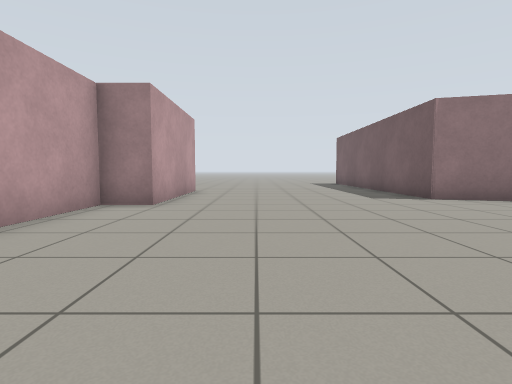
View 1 (above)

24 first-person views from a walk through a robot-simulator world made for Gazebo. The camera is 0.72 m above the floor, tilts 4° down and sees 80° across. The floor is counted in squares, 1 m on a side. Each view is taken from the middle of a square. On the plan, view 1 faces up. The plan holds only what a view shows up to about 10 squares ahead; the rest is blank. The place goes on beyond the plan.

View 2
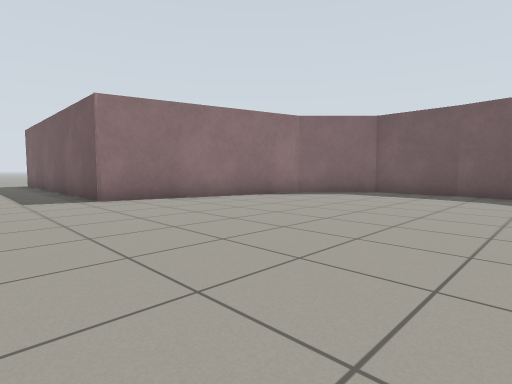

View 3
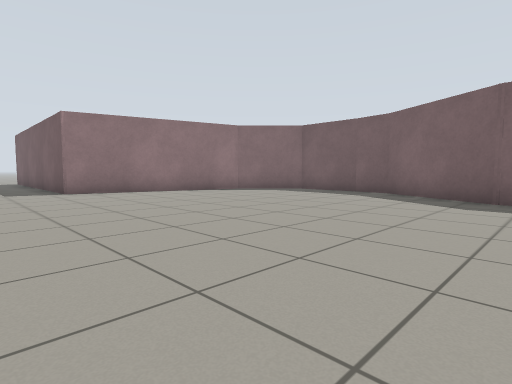

View 4
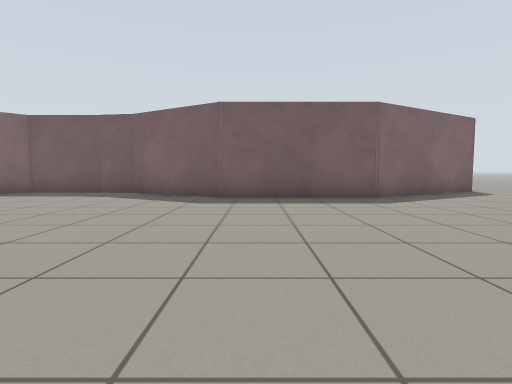

View 5
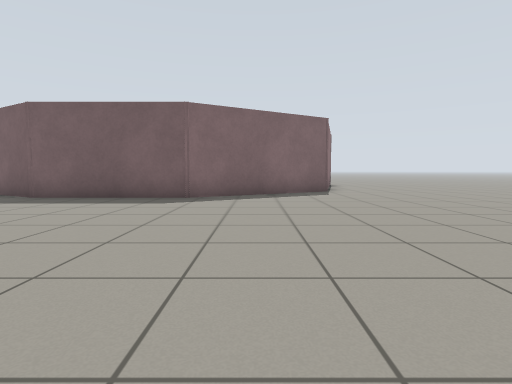

View 6
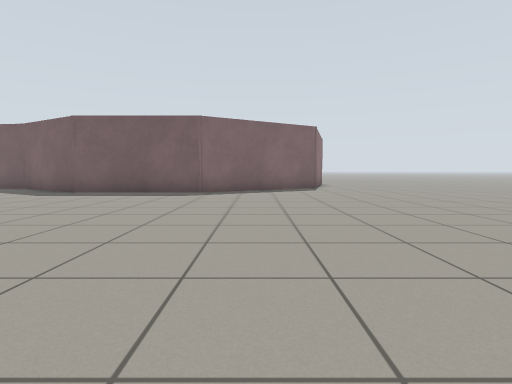

View 7
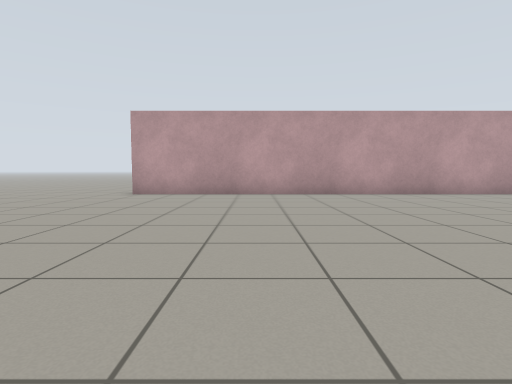

View 8
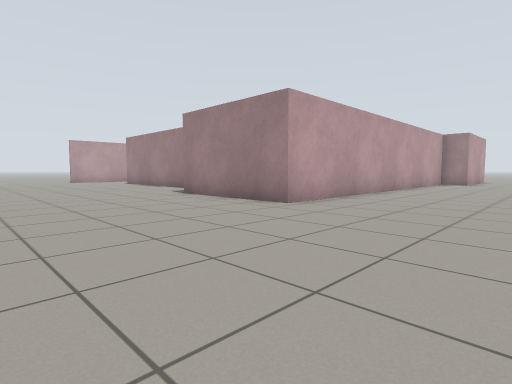

View 9
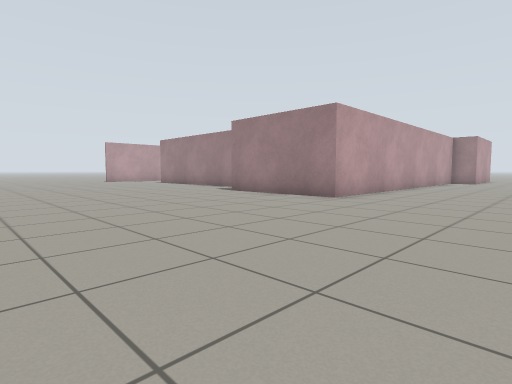

View 10
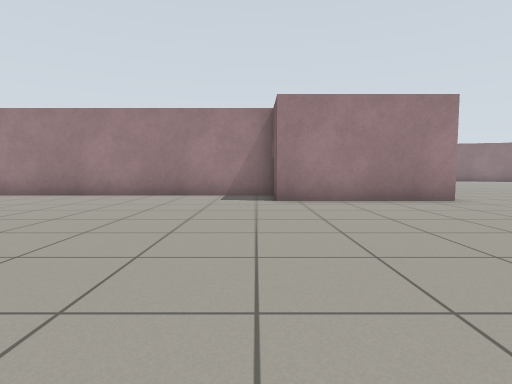

View 11
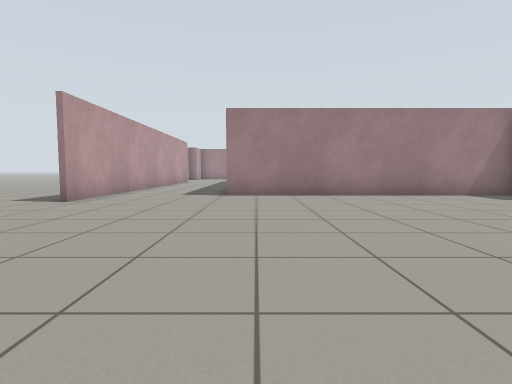

View 12
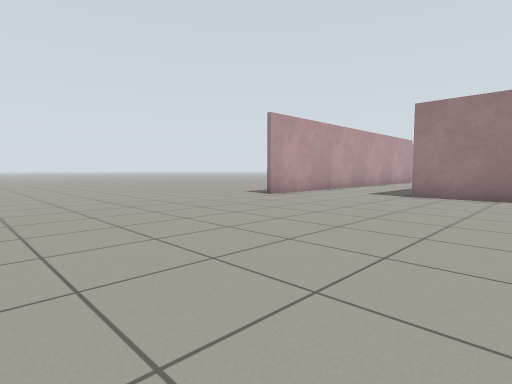

View 13
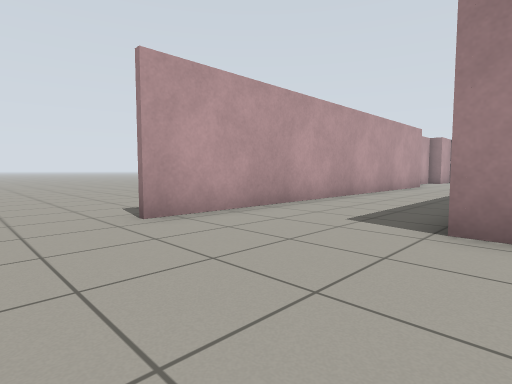

View 14
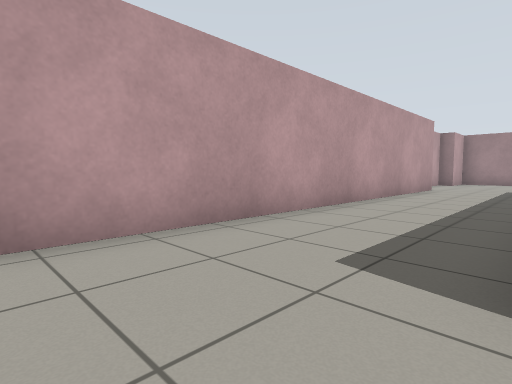

View 15
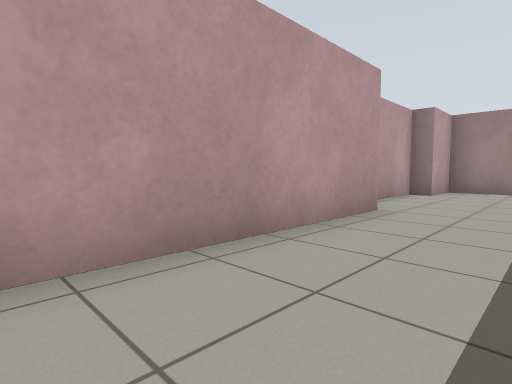

View 16
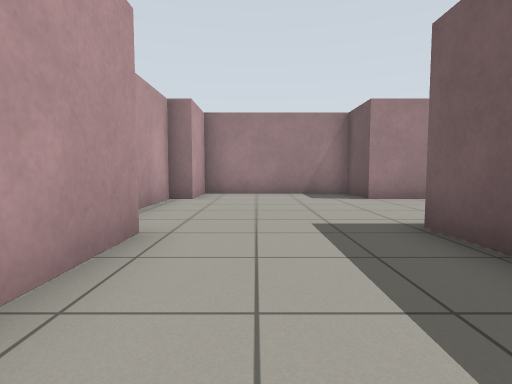

View 17
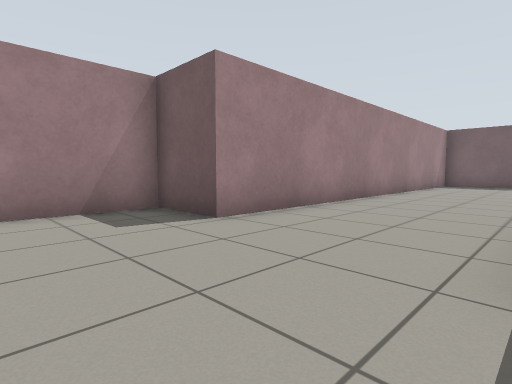

View 18
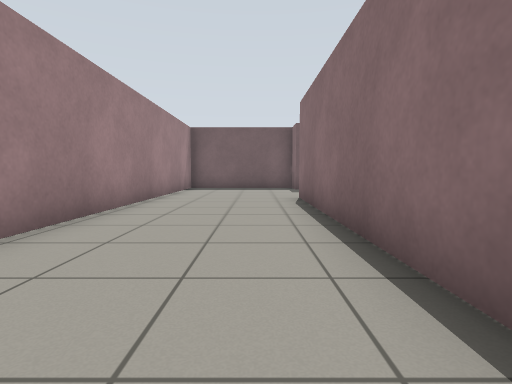

View 19
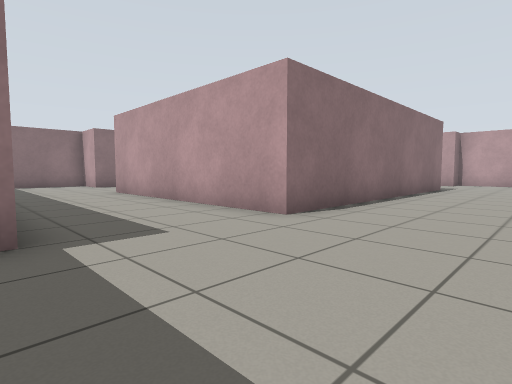

View 20
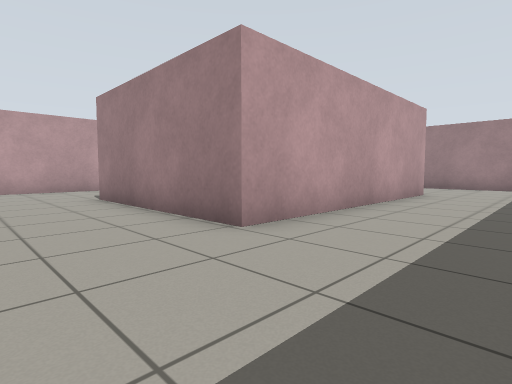

View 21
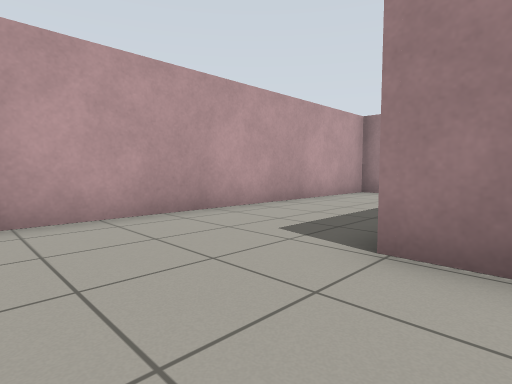

View 22
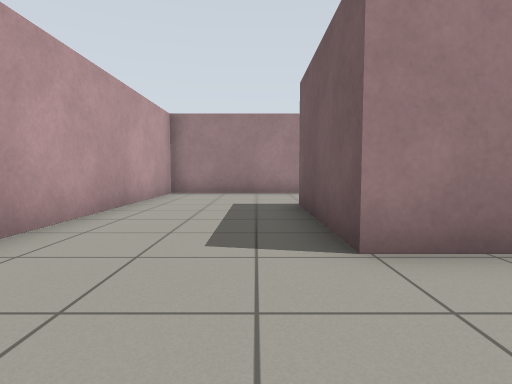

View 23
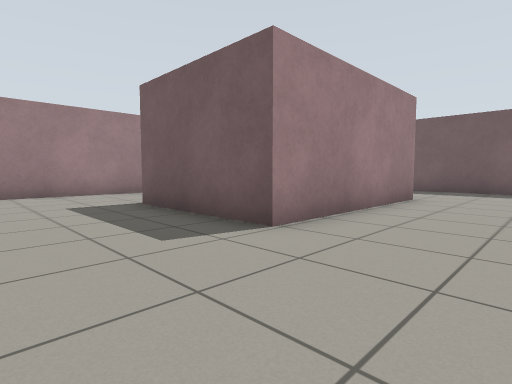

View 24
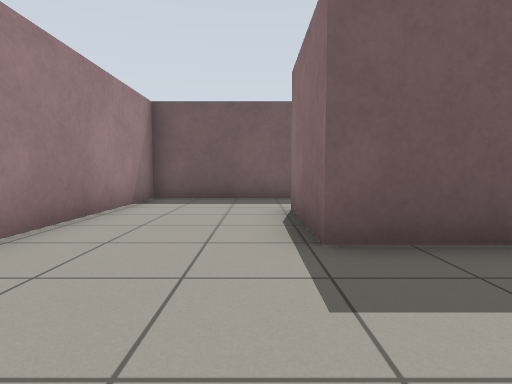

### Floor plan
Points are (right, up) in squares from view 1. A wall is a line through its corners. A room is listed if a view was taken in it or the views show most of it. See-through windows are left out.
Room 1 (views 1, 2, 3, 4, 5, 6, 7, 8, 9, 10, 11, 12, 13, 14, 15, 16, 17, 18, 19, 20, 21, 22, 23, 24)
walls: (-3.4, -2) (-3.4, -0.3); (-7, 3) (-7, 6.7) (-15.7, 6.7) (-15.7, -2.6); (-2.1, 10.1) (-2.1, 6.3) (-3.3, 6.3) (-3.3, -5.7) (-7.5, -5.7) (-7.5, -4.2) (-15.9, -4.2); (-4.9, 10.7) (-15.1, 10.7) (-15.1, 12.5) (-19.6, 12.5) (-19.6, 10.7); (-14.1, 6.8) (-6.9, 6.8) (-6.9, -0.4) (-12.1, -0.4) (-12.1, 3.3) (-9.2, 3.3); (-15.9, 5.5) (-15.9, 6.9); (-19.4, 6.6) (-19.4, -6.1); (11.9, 2) (11.9, 4.3) (10.1, 6.1) (4.4, 7.7) (4.4, 11.9); (-20.2, 10.7) (-20.2, 8.4); (12.1, -9.8) (10.1, -6.2) (10.1, -2.1) (11.7, 0.9) (11.9, 2.1)
ways out: opening at (-8.5, 3)

Where each view was taken, in squares from view 1:
view 1: 0 up, 0 right, facing up
view 2: 0 up, 2 right, facing up-right
view 3: 3 down, 2 right, facing up-right
view 4: 3 down, 2 right, facing right
view 5: 8 down, 2 right, facing right
view 6: 8 down, 0 right, facing right
view 7: 2 down, 6 right, facing left
view 8: 11 down, 1 right, facing up-left
view 9: 13 down, 1 right, facing up-left
view 10: 13 down, 8 left, facing up
view 11: 13 down, 15 left, facing up
view 12: 13 down, 13 left, facing up-left
view 13: 8 down, 15 left, facing up-left
view 14: 6 down, 16 left, facing up-left
view 15: 1 up, 17 left, facing up-left
view 16: 3 up, 18 left, facing up
view 17: 7 up, 18 left, facing up-right
view 18: 8 up, 15 left, facing right
view 19: 10 up, 3 left, facing down-left
view 20: 3 down, 4 left, facing up-left
view 21: 3 down, 11 left, facing up-left
view 22: 3 down, 13 left, facing up
view 23: 3 down, 15 left, facing up-right
view 24: 4 up, 15 left, facing right
